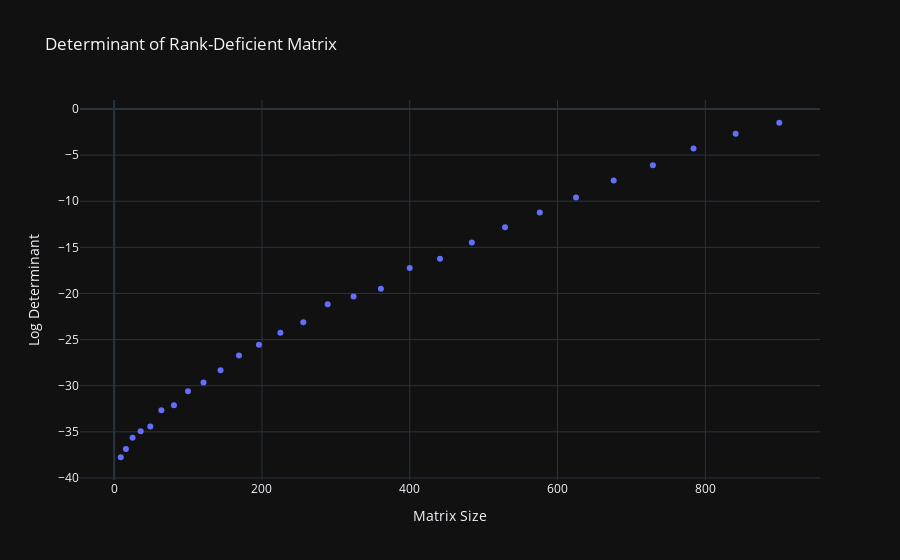

The notebook cell saved with this chart:
### Markdown cell above
# Exercise 6-10.
> Remember that the determinant of a reduced-rank matrix is—in theory—zero. In this exercise, you will put this theory to the test. Implement the following steps: (1) Create a square random matrix. (2) Reduce the rank of the matrix. Previously you’ve done this by multiplying rectangular matrices; here, set one column to be a multiple of another column. (3) Compute the determinant and store its absolute value. Run these three steps in a double for loop: one loop over matrix sizes ranging from 3 × 3 to 30 × 30 and a second loop that repeats the three steps one hundred times (repeating an experiment is useful when simulating noise data). Finally, plot the determinant, averaged over the one hundred repeats, in a line plot as a function of the number of elements in the matrix. Linear algebra theory predicts that that line (that is, the determinants of all the reduced-rank matrices) is zero, regardless of the matrix size. Figure 6-10 shows otherwise, reflecting the computational difficulties with accurately computing the determinant. I log transformed the data for increased visibility; you should inspect the plot using log scaling and linear scaling.

### Code cell
ns = np.arange(3,31)
iters = 100
ans = np.zeros((len(ns),iters))


for ni in range(len(ns)):
  for i in range(iters):
      
    # step 1
    A = np.random.randn(ns[ni],ns[ni])
    
    # step 2
    A[:,0] = A[:,1]
    
    # step 3
    ans[ni,i]=np.abs(np.linalg.det(A))
        

x = ns**2,np.log(np.mean(ans,axis=1) ) 
                 
fig = go.Figure()
fig.add_trace(go.Scatter(x=x[0], y=x[1], mode='markers', name='markers'))
fig.update_layout(title='Determinant of Rank-Deficient Matrix', xaxis_title='Matrix Size', yaxis_title='Log Determinant')

fig.update_layout(template='plotly_dark')

fig.show()

### Figure 1 — Plotly figure (JSON) as saved in the notebook; plotly's stock layout.template omitted (floating-point values rounded to 4 significant figures)
{"data": [{"mode": "markers", "name": "markers", "type": "scatter", "x": [9, 16, 25, 36, 49, 64, 81, 100, 121, 144, 169, 196, 225, 256, 289, 324, 361, 400, 441, 484, 529, 576, 625, 676, 729, 784, 841, 900], "y": [-37.76, -36.87, -35.65, -34.94, -34.43, -32.65, -32.12, -30.6, -29.67, -28.34, -26.73, -25.55, -24.27, -23.12, -21.17, -20.33, -19.5, -17.25, -16.23, -14.48, -12.83, -11.24, -9.592, -7.746, -6.115, -4.287, -2.68, -1.494]}], "layout": {"title": {"text": "Determinant of Rank-Deficient Matrix"}, "xaxis": {"title": {"text": "Matrix Size"}}, "yaxis": {"title": {"text": "Log Determinant"}}}}
